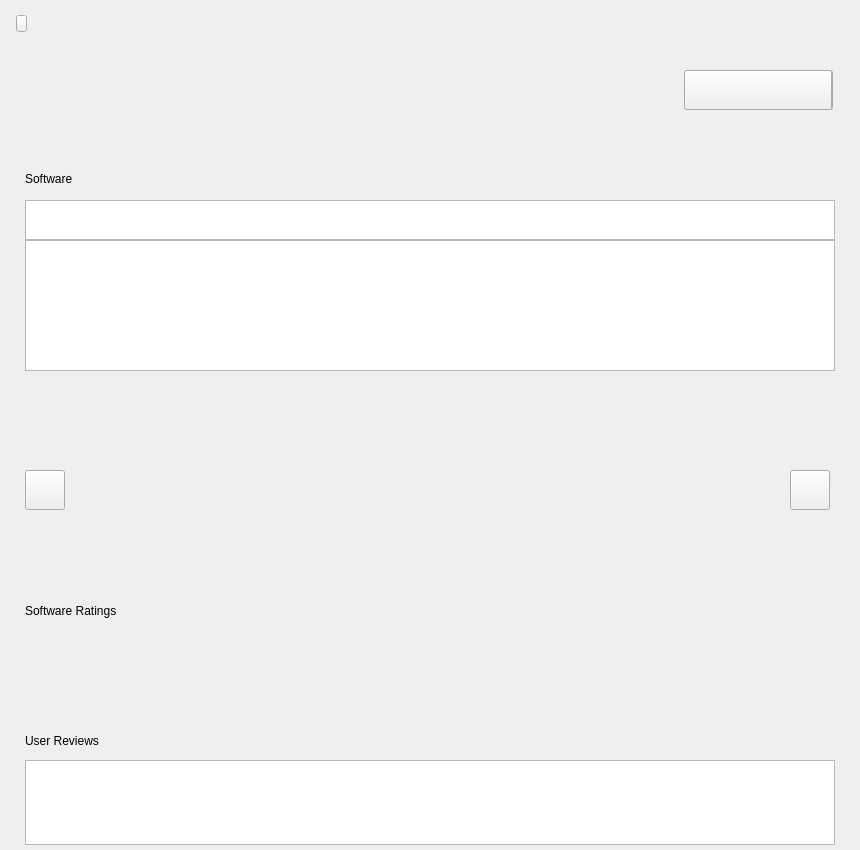
<?xml version="1.0" encoding="UTF-8"?>
<ui version="4.0">
 <class>DetailWidget</class>
 <widget class="QWidget" name="DetailWidget">
  <property name="geometry">
   <rect>
    <x>0</x>
    <y>0</y>
    <width>860</width>
    <height>850</height>
   </rect>
  </property>
  <property name="windowTitle">
   <string>Form</string>
  </property>
  <property name="styleSheet">
   <string notr="true"/>
  </property>
  <widget class="QPushButton" name="btnCloseDetail">
   <property name="geometry">
    <rect>
     <x>16</x>
     <y>15</y>
     <width>11</width>
     <height>17</height>
    </rect>
   </property>
   <property name="text">
    <string/>
   </property>
  </widget>
  <widget class="QLabel" name="icon">
   <property name="geometry">
    <rect>
     <x>25</x>
     <y>71</y>
     <width>48</width>
     <height>48</height>
    </rect>
   </property>
   <property name="text">
    <string/>
   </property>
  </widget>
  <widget class="QLabel" name="status">
   <property name="geometry">
    <rect>
     <x>55</x>
     <y>100</y>
     <width>16</width>
     <height>16</height>
    </rect>
   </property>
   <property name="text">
    <string/>
   </property>
  </widget>
  <widget class="QLabel" name="name">
   <property name="geometry">
    <rect>
     <x>95</x>
     <y>67</y>
     <width>371</width>
     <height>19</height>
    </rect>
   </property>
   <property name="text">
    <string/>
   </property>
  </widget>
  <widget class="QLabel" name="candidateVersion">
   <property name="geometry">
    <rect>
     <x>95</x>
     <y>111</y>
     <width>200</width>
     <height>18</height>
    </rect>
   </property>
   <property name="text">
    <string/>
   </property>
  </widget>
  <widget class="QLabel" name="installedVersion">
   <property name="geometry">
    <rect>
     <x>95</x>
     <y>90</y>
     <width>200</width>
     <height>18</height>
    </rect>
   </property>
   <property name="text">
    <string/>
   </property>
  </widget>
  <widget class="QLabel" name="size">
   <property name="geometry">
    <rect>
     <x>330</x>
     <y>90</y>
     <width>140</width>
     <height>18</height>
    </rect>
   </property>
   <property name="text">
    <string/>
   </property>
  </widget>
  <widget class="QLabel" name="splitText1">
   <property name="geometry">
    <rect>
     <x>25</x>
     <y>170</y>
     <width>66</width>
     <height>17</height>
    </rect>
   </property>
   <property name="text">
    <string>Software</string>
   </property>
  </widget>
  <widget class="QTextEdit" name="summary">
   <property name="geometry">
    <rect>
     <x>25</x>
     <y>200</y>
     <width>810</width>
     <height>40</height>
    </rect>
   </property>
  </widget>
  <widget class="QTextEdit" name="description">
   <property name="geometry">
    <rect>
     <x>25</x>
     <y>240</y>
     <width>810</width>
     <height>131</height>
    </rect>
   </property>
  </widget>
  <widget class="QLabel" name="sshotBG">
   <property name="geometry">
    <rect>
     <x>25</x>
     <y>388</y>
     <width>810</width>
     <height>207</height>
    </rect>
   </property>
   <property name="text">
    <string/>
   </property>
  </widget>
  <widget class="QPushButton" name="btnSshotBack">
   <property name="geometry">
    <rect>
     <x>25</x>
     <y>470</y>
     <width>40</width>
     <height>40</height>
    </rect>
   </property>
   <property name="text">
    <string/>
   </property>
  </widget>
  <widget class="QPushButton" name="btnSshotNext">
   <property name="geometry">
    <rect>
     <x>790</x>
     <y>470</y>
     <width>40</width>
     <height>40</height>
    </rect>
   </property>
   <property name="text">
    <string/>
   </property>
  </widget>
  <widget class="QLabel" name="splitText3">
   <property name="geometry">
    <rect>
     <x>25</x>
     <y>730</y>
     <width>101</width>
     <height>21</height>
    </rect>
   </property>
   <property name="text">
    <string>User Reviews</string>
   </property>
  </widget>
  <widget class="QListWidget" name="reviewListWidget">
   <property name="geometry">
    <rect>
     <x>25</x>
     <y>760</y>
     <width>810</width>
     <height>85</height>
    </rect>
   </property>
   <property name="autoFillBackground">
    <bool>true</bool>
   </property>
  </widget>
  <widget class="QPushButton" name="thumbnail">
   <property name="geometry">
    <rect>
     <x>350</x>
     <y>500</y>
     <width>1</width>
     <height>1</height>
    </rect>
   </property>
   <property name="text">
    <string/>
   </property>
  </widget>
  <widget class="QPushButton" name="sshot">
   <property name="geometry">
    <rect>
     <x>350</x>
     <y>530</y>
     <width>1</width>
     <height>1</height>
    </rect>
   </property>
   <property name="text">
    <string/>
   </property>
  </widget>
  <widget class="QLabel" name="size_install">
   <property name="geometry">
    <rect>
     <x>330</x>
     <y>111</y>
     <width>140</width>
     <height>18</height>
    </rect>
   </property>
   <property name="text">
    <string/>
   </property>
  </widget>
  <widget class="QLabel" name="gradeBG">
   <property name="geometry">
    <rect>
     <x>40</x>
     <y>630</y>
     <width>761</width>
     <height>71</height>
    </rect>
   </property>
   <property name="text">
    <string/>
   </property>
  </widget>
  <widget class="QLabel" name="splitText2">
   <property name="geometry">
    <rect>
     <x>25</x>
     <y>600</y>
     <width>121</width>
     <height>21</height>
    </rect>
   </property>
   <property name="text">
    <string>Software Ratings</string>
   </property>
  </widget>
  <widget class="QPushButton" name="btnUpdate">
   <property name="geometry">
    <rect>
     <x>685</x>
     <y>70</y>
     <width>148</width>
     <height>40</height>
    </rect>
   </property>
   <property name="text">
    <string/>
   </property>
  </widget>
  <widget class="QPushButton" name="btnInstall">
   <property name="geometry">
    <rect>
     <x>684</x>
     <y>70</y>
     <width>148</width>
     <height>40</height>
    </rect>
   </property>
   <property name="text">
    <string/>
   </property>
  </widget>
  <widget class="QPushButton" name="btnUninstall">
   <property name="geometry">
    <rect>
     <x>684</x>
     <y>70</y>
     <width>148</width>
     <height>40</height>
    </rect>
   </property>
   <property name="text">
    <string/>
   </property>
  </widget>
  <widget class="QLabel" name="grade">
   <property name="geometry">
    <rect>
     <x>85</x>
     <y>628</y>
     <width>60</width>
     <height>41</height>
    </rect>
   </property>
   <property name="text">
    <string/>
   </property>
   <property name="alignment">
    <set>Qt::AlignLeading|Qt::AlignLeft|Qt::AlignVCenter</set>
   </property>
  </widget>
  <widget class="QLabel" name="gradeText1">
   <property name="geometry">
    <rect>
     <x>650</x>
     <y>655</y>
     <width>66</width>
     <height>17</height>
    </rect>
   </property>
   <property name="text">
    <string/>
   </property>
  </widget>
  <widget class="QLabel" name="gradeText2">
   <property name="geometry">
    <rect>
     <x>40</x>
     <y>690</y>
     <width>151</width>
     <height>17</height>
    </rect>
   </property>
   <property name="text">
    <string/>
   </property>
   <property name="alignment">
    <set>Qt::AlignCenter</set>
   </property>
  </widget>
  <zorder>splitText2</zorder>
  <zorder>btnCloseDetail</zorder>
  <zorder>icon</zorder>
  <zorder>status</zorder>
  <zorder>name</zorder>
  <zorder>candidateVersion</zorder>
  <zorder>installedVersion</zorder>
  <zorder>size</zorder>
  <zorder>splitText1</zorder>
  <zorder>summary</zorder>
  <zorder>description</zorder>
  <zorder>sshotBG</zorder>
  <zorder>btnSshotBack</zorder>
  <zorder>btnSshotNext</zorder>
  <zorder>splitText3</zorder>
  <zorder>reviewListWidget</zorder>
  <zorder>thumbnail</zorder>
  <zorder>sshot</zorder>
  <zorder>size_install</zorder>
  <zorder>gradeBG</zorder>
  <zorder>btnUpdate</zorder>
  <zorder>btnInstall</zorder>
  <zorder>btnUninstall</zorder>
  <zorder>grade</zorder>
  <zorder>gradeText1</zorder>
  <zorder>gradeText2</zorder>
 </widget>
 <resources/>
 <connections/>
</ui>
